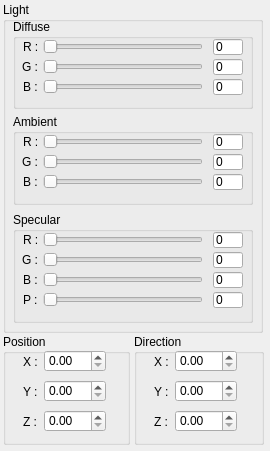
<?xml version="1.0" encoding="UTF-8"?>
<ui version="4.0">
 <class>LightDialog</class>
 <widget class="QDialog" name="LightDialog">
  <property name="geometry">
   <rect>
    <x>0</x>
    <y>0</y>
    <width>270</width>
    <height>451</height>
   </rect>
  </property>
  <property name="windowTitle">
   <string>Setting Light</string>
  </property>
  <widget class="QGroupBox" name="groupBox_3">
   <property name="geometry">
    <rect>
     <x>3</x>
     <y>2</y>
     <width>260</width>
     <height>331</height>
    </rect>
   </property>
   <property name="title">
    <string>Light</string>
   </property>
   <widget class="QGroupBox" name="groupBox_2">
    <property name="geometry">
     <rect>
      <x>10</x>
      <y>112</y>
      <width>240</width>
      <height>91</height>
     </rect>
    </property>
    <property name="title">
     <string>Ambient</string>
    </property>
    <widget class="QSlider" name="sliderAR">
     <property name="geometry">
      <rect>
       <x>30</x>
       <y>20</y>
       <width>160</width>
       <height>16</height>
      </rect>
     </property>
     <property name="maximum">
      <number>255</number>
     </property>
     <property name="orientation">
      <enum>Qt::Horizontal</enum>
     </property>
    </widget>
    <widget class="QLabel" name="label_7">
     <property name="geometry">
      <rect>
       <x>10</x>
       <y>20</y>
       <width>21</width>
       <height>16</height>
      </rect>
     </property>
     <property name="text">
      <string>R :</string>
     </property>
    </widget>
    <widget class="QLabel" name="label_8">
     <property name="geometry">
      <rect>
       <x>9</x>
       <y>40</y>
       <width>21</width>
       <height>16</height>
      </rect>
     </property>
     <property name="text">
      <string>G :</string>
     </property>
    </widget>
    <widget class="QLabel" name="label_9">
     <property name="geometry">
      <rect>
       <x>10</x>
       <y>60</y>
       <width>21</width>
       <height>16</height>
      </rect>
     </property>
     <property name="text">
      <string>B :</string>
     </property>
    </widget>
    <widget class="QSlider" name="sliderAG">
     <property name="geometry">
      <rect>
       <x>30</x>
       <y>40</y>
       <width>160</width>
       <height>16</height>
      </rect>
     </property>
     <property name="maximum">
      <number>255</number>
     </property>
     <property name="orientation">
      <enum>Qt::Horizontal</enum>
     </property>
    </widget>
    <widget class="QSlider" name="sliderAB">
     <property name="geometry">
      <rect>
       <x>30</x>
       <y>60</y>
       <width>160</width>
       <height>16</height>
      </rect>
     </property>
     <property name="maximum">
      <number>255</number>
     </property>
     <property name="orientation">
      <enum>Qt::Horizontal</enum>
     </property>
    </widget>
    <widget class="QLineEdit" name="editAR">
     <property name="geometry">
      <rect>
       <x>200</x>
       <y>20</y>
       <width>30</width>
       <height>16</height>
      </rect>
     </property>
     <property name="text">
      <string>0</string>
     </property>
    </widget>
    <widget class="QLineEdit" name="editAG">
     <property name="geometry">
      <rect>
       <x>200</x>
       <y>40</y>
       <width>30</width>
       <height>16</height>
      </rect>
     </property>
     <property name="text">
      <string>0</string>
     </property>
    </widget>
    <widget class="QLineEdit" name="editAB">
     <property name="geometry">
      <rect>
       <x>200</x>
       <y>60</y>
       <width>30</width>
       <height>16</height>
      </rect>
     </property>
     <property name="text">
      <string>0</string>
     </property>
    </widget>
   </widget>
   <widget class="QGroupBox" name="groupBox">
    <property name="geometry">
     <rect>
      <x>10</x>
      <y>17</y>
      <width>240</width>
      <height>90</height>
     </rect>
    </property>
    <property name="title">
     <string>Diffuse</string>
    </property>
    <widget class="QSlider" name="sliderDR">
     <property name="geometry">
      <rect>
       <x>30</x>
       <y>20</y>
       <width>160</width>
       <height>16</height>
      </rect>
     </property>
     <property name="maximum">
      <number>255</number>
     </property>
     <property name="orientation">
      <enum>Qt::Horizontal</enum>
     </property>
    </widget>
    <widget class="QLabel" name="label">
     <property name="geometry">
      <rect>
       <x>10</x>
       <y>20</y>
       <width>21</width>
       <height>16</height>
      </rect>
     </property>
     <property name="text">
      <string>R :</string>
     </property>
    </widget>
    <widget class="QLabel" name="label_2">
     <property name="geometry">
      <rect>
       <x>9</x>
       <y>40</y>
       <width>21</width>
       <height>16</height>
      </rect>
     </property>
     <property name="text">
      <string>G :</string>
     </property>
    </widget>
    <widget class="QLabel" name="label_3">
     <property name="geometry">
      <rect>
       <x>10</x>
       <y>60</y>
       <width>21</width>
       <height>16</height>
      </rect>
     </property>
     <property name="text">
      <string>B :</string>
     </property>
    </widget>
    <widget class="QSlider" name="sliderDG">
     <property name="geometry">
      <rect>
       <x>30</x>
       <y>40</y>
       <width>160</width>
       <height>16</height>
      </rect>
     </property>
     <property name="maximum">
      <number>255</number>
     </property>
     <property name="orientation">
      <enum>Qt::Horizontal</enum>
     </property>
    </widget>
    <widget class="QSlider" name="sliderDB">
     <property name="geometry">
      <rect>
       <x>30</x>
       <y>60</y>
       <width>160</width>
       <height>16</height>
      </rect>
     </property>
     <property name="maximum">
      <number>255</number>
     </property>
     <property name="orientation">
      <enum>Qt::Horizontal</enum>
     </property>
    </widget>
    <widget class="QLineEdit" name="editDR">
     <property name="geometry">
      <rect>
       <x>200</x>
       <y>20</y>
       <width>30</width>
       <height>16</height>
      </rect>
     </property>
     <property name="text">
      <string>0</string>
     </property>
    </widget>
    <widget class="QLineEdit" name="editDG">
     <property name="geometry">
      <rect>
       <x>200</x>
       <y>40</y>
       <width>30</width>
       <height>16</height>
      </rect>
     </property>
     <property name="text">
      <string>0</string>
     </property>
    </widget>
    <widget class="QLineEdit" name="editDB">
     <property name="geometry">
      <rect>
       <x>200</x>
       <y>60</y>
       <width>30</width>
       <height>16</height>
      </rect>
     </property>
     <property name="text">
      <string>0</string>
     </property>
    </widget>
   </widget>
   <widget class="QGroupBox" name="groupBox_5">
    <property name="geometry">
     <rect>
      <x>10</x>
      <y>210</y>
      <width>240</width>
      <height>111</height>
     </rect>
    </property>
    <property name="title">
     <string>Specular</string>
    </property>
    <widget class="QSlider" name="sliderSR">
     <property name="geometry">
      <rect>
       <x>30</x>
       <y>20</y>
       <width>160</width>
       <height>16</height>
      </rect>
     </property>
     <property name="maximum">
      <number>255</number>
     </property>
     <property name="orientation">
      <enum>Qt::Horizontal</enum>
     </property>
    </widget>
    <widget class="QLabel" name="label_22">
     <property name="geometry">
      <rect>
       <x>10</x>
       <y>20</y>
       <width>21</width>
       <height>16</height>
      </rect>
     </property>
     <property name="text">
      <string>R :</string>
     </property>
    </widget>
    <widget class="QLabel" name="label_23">
     <property name="geometry">
      <rect>
       <x>9</x>
       <y>40</y>
       <width>21</width>
       <height>16</height>
      </rect>
     </property>
     <property name="text">
      <string>G :</string>
     </property>
    </widget>
    <widget class="QLabel" name="label_24">
     <property name="geometry">
      <rect>
       <x>10</x>
       <y>60</y>
       <width>21</width>
       <height>16</height>
      </rect>
     </property>
     <property name="text">
      <string>B :</string>
     </property>
    </widget>
    <widget class="QSlider" name="sliderSG">
     <property name="geometry">
      <rect>
       <x>30</x>
       <y>40</y>
       <width>160</width>
       <height>16</height>
      </rect>
     </property>
     <property name="maximum">
      <number>255</number>
     </property>
     <property name="orientation">
      <enum>Qt::Horizontal</enum>
     </property>
    </widget>
    <widget class="QSlider" name="sliderSB">
     <property name="geometry">
      <rect>
       <x>30</x>
       <y>60</y>
       <width>160</width>
       <height>16</height>
      </rect>
     </property>
     <property name="maximum">
      <number>255</number>
     </property>
     <property name="orientation">
      <enum>Qt::Horizontal</enum>
     </property>
    </widget>
    <widget class="QLineEdit" name="editSR">
     <property name="geometry">
      <rect>
       <x>200</x>
       <y>20</y>
       <width>30</width>
       <height>16</height>
      </rect>
     </property>
     <property name="text">
      <string>0</string>
     </property>
    </widget>
    <widget class="QLineEdit" name="editSG">
     <property name="geometry">
      <rect>
       <x>200</x>
       <y>40</y>
       <width>30</width>
       <height>16</height>
      </rect>
     </property>
     <property name="text">
      <string>0</string>
     </property>
    </widget>
    <widget class="QLineEdit" name="editSB">
     <property name="geometry">
      <rect>
       <x>200</x>
       <y>60</y>
       <width>30</width>
       <height>16</height>
      </rect>
     </property>
     <property name="text">
      <string>0</string>
     </property>
    </widget>
    <widget class="QLabel" name="label_25">
     <property name="geometry">
      <rect>
       <x>10</x>
       <y>80</y>
       <width>21</width>
       <height>16</height>
      </rect>
     </property>
     <property name="text">
      <string>P :</string>
     </property>
    </widget>
    <widget class="QSlider" name="sliderPow">
     <property name="geometry">
      <rect>
       <x>30</x>
       <y>80</y>
       <width>160</width>
       <height>16</height>
      </rect>
     </property>
     <property name="maximum">
      <number>100</number>
     </property>
     <property name="orientation">
      <enum>Qt::Horizontal</enum>
     </property>
    </widget>
    <widget class="QLineEdit" name="editPow">
     <property name="geometry">
      <rect>
       <x>200</x>
       <y>80</y>
       <width>30</width>
       <height>16</height>
      </rect>
     </property>
     <property name="text">
      <string>0</string>
     </property>
    </widget>
   </widget>
  </widget>
  <widget class="QGroupBox" name="groupBox_6">
   <property name="geometry">
    <rect>
     <x>270</x>
     <y>1</y>
     <width>260</width>
     <height>430</height>
    </rect>
   </property>
   <property name="title">
    <string>Material</string>
   </property>
   <widget class="QGroupBox" name="groupBox_7">
    <property name="geometry">
     <rect>
      <x>10</x>
      <y>112</y>
      <width>240</width>
      <height>91</height>
     </rect>
    </property>
    <property name="title">
     <string>Ambient</string>
    </property>
    <widget class="QSlider" name="sliderMAR">
     <property name="geometry">
      <rect>
       <x>30</x>
       <y>20</y>
       <width>160</width>
       <height>16</height>
      </rect>
     </property>
     <property name="maximum">
      <number>255</number>
     </property>
     <property name="orientation">
      <enum>Qt::Horizontal</enum>
     </property>
    </widget>
    <widget class="QLabel" name="label_26">
     <property name="geometry">
      <rect>
       <x>10</x>
       <y>20</y>
       <width>21</width>
       <height>16</height>
      </rect>
     </property>
     <property name="text">
      <string>R :</string>
     </property>
    </widget>
    <widget class="QLabel" name="label_27">
     <property name="geometry">
      <rect>
       <x>9</x>
       <y>40</y>
       <width>21</width>
       <height>16</height>
      </rect>
     </property>
     <property name="text">
      <string>G :</string>
     </property>
    </widget>
    <widget class="QLabel" name="label_28">
     <property name="geometry">
      <rect>
       <x>10</x>
       <y>60</y>
       <width>21</width>
       <height>16</height>
      </rect>
     </property>
     <property name="text">
      <string>B :</string>
     </property>
    </widget>
    <widget class="QSlider" name="sliderMAG">
     <property name="geometry">
      <rect>
       <x>30</x>
       <y>40</y>
       <width>160</width>
       <height>16</height>
      </rect>
     </property>
     <property name="maximum">
      <number>255</number>
     </property>
     <property name="orientation">
      <enum>Qt::Horizontal</enum>
     </property>
    </widget>
    <widget class="QSlider" name="sliderMAB">
     <property name="geometry">
      <rect>
       <x>30</x>
       <y>60</y>
       <width>160</width>
       <height>16</height>
      </rect>
     </property>
     <property name="maximum">
      <number>255</number>
     </property>
     <property name="orientation">
      <enum>Qt::Horizontal</enum>
     </property>
    </widget>
    <widget class="QLineEdit" name="editMAR">
     <property name="geometry">
      <rect>
       <x>200</x>
       <y>20</y>
       <width>30</width>
       <height>16</height>
      </rect>
     </property>
     <property name="text">
      <string>0</string>
     </property>
    </widget>
    <widget class="QLineEdit" name="editMAG">
     <property name="geometry">
      <rect>
       <x>200</x>
       <y>40</y>
       <width>30</width>
       <height>16</height>
      </rect>
     </property>
     <property name="text">
      <string>0</string>
     </property>
    </widget>
    <widget class="QLineEdit" name="editMAB">
     <property name="geometry">
      <rect>
       <x>200</x>
       <y>60</y>
       <width>30</width>
       <height>16</height>
      </rect>
     </property>
     <property name="text">
      <string>0</string>
     </property>
    </widget>
   </widget>
   <widget class="QGroupBox" name="groupBox_8">
    <property name="geometry">
     <rect>
      <x>10</x>
      <y>17</y>
      <width>240</width>
      <height>90</height>
     </rect>
    </property>
    <property name="title">
     <string>Diffuse</string>
    </property>
    <widget class="QSlider" name="sliderMDR">
     <property name="geometry">
      <rect>
       <x>30</x>
       <y>20</y>
       <width>160</width>
       <height>16</height>
      </rect>
     </property>
     <property name="maximum">
      <number>255</number>
     </property>
     <property name="orientation">
      <enum>Qt::Horizontal</enum>
     </property>
    </widget>
    <widget class="QLabel" name="label_29">
     <property name="geometry">
      <rect>
       <x>10</x>
       <y>20</y>
       <width>21</width>
       <height>16</height>
      </rect>
     </property>
     <property name="text">
      <string>R :</string>
     </property>
    </widget>
    <widget class="QLabel" name="label_30">
     <property name="geometry">
      <rect>
       <x>9</x>
       <y>40</y>
       <width>21</width>
       <height>16</height>
      </rect>
     </property>
     <property name="text">
      <string>G :</string>
     </property>
    </widget>
    <widget class="QLabel" name="label_31">
     <property name="geometry">
      <rect>
       <x>10</x>
       <y>60</y>
       <width>21</width>
       <height>16</height>
      </rect>
     </property>
     <property name="text">
      <string>B :</string>
     </property>
    </widget>
    <widget class="QSlider" name="sliderMDG">
     <property name="geometry">
      <rect>
       <x>30</x>
       <y>40</y>
       <width>160</width>
       <height>16</height>
      </rect>
     </property>
     <property name="maximum">
      <number>255</number>
     </property>
     <property name="orientation">
      <enum>Qt::Horizontal</enum>
     </property>
    </widget>
    <widget class="QSlider" name="sliderMDB">
     <property name="geometry">
      <rect>
       <x>30</x>
       <y>60</y>
       <width>160</width>
       <height>16</height>
      </rect>
     </property>
     <property name="maximum">
      <number>255</number>
     </property>
     <property name="orientation">
      <enum>Qt::Horizontal</enum>
     </property>
    </widget>
    <widget class="QLineEdit" name="editMDR">
     <property name="geometry">
      <rect>
       <x>200</x>
       <y>20</y>
       <width>30</width>
       <height>16</height>
      </rect>
     </property>
     <property name="text">
      <string>0</string>
     </property>
    </widget>
    <widget class="QLineEdit" name="editMDG">
     <property name="geometry">
      <rect>
       <x>200</x>
       <y>40</y>
       <width>30</width>
       <height>16</height>
      </rect>
     </property>
     <property name="text">
      <string>0</string>
     </property>
    </widget>
    <widget class="QLineEdit" name="editMDB">
     <property name="geometry">
      <rect>
       <x>200</x>
       <y>60</y>
       <width>30</width>
       <height>16</height>
      </rect>
     </property>
     <property name="text">
      <string>0</string>
     </property>
    </widget>
   </widget>
   <widget class="QGroupBox" name="groupBox_9">
    <property name="geometry">
     <rect>
      <x>10</x>
      <y>210</y>
      <width>240</width>
      <height>91</height>
     </rect>
    </property>
    <property name="title">
     <string>Emissive</string>
    </property>
    <widget class="QSlider" name="sliderMER">
     <property name="geometry">
      <rect>
       <x>30</x>
       <y>20</y>
       <width>160</width>
       <height>16</height>
      </rect>
     </property>
     <property name="maximum">
      <number>255</number>
     </property>
     <property name="orientation">
      <enum>Qt::Horizontal</enum>
     </property>
    </widget>
    <widget class="QLabel" name="label_32">
     <property name="geometry">
      <rect>
       <x>10</x>
       <y>20</y>
       <width>21</width>
       <height>16</height>
      </rect>
     </property>
     <property name="text">
      <string>R :</string>
     </property>
    </widget>
    <widget class="QLabel" name="label_33">
     <property name="geometry">
      <rect>
       <x>9</x>
       <y>40</y>
       <width>21</width>
       <height>16</height>
      </rect>
     </property>
     <property name="text">
      <string>G :</string>
     </property>
    </widget>
    <widget class="QLabel" name="label_34">
     <property name="geometry">
      <rect>
       <x>10</x>
       <y>60</y>
       <width>21</width>
       <height>16</height>
      </rect>
     </property>
     <property name="text">
      <string>B :</string>
     </property>
    </widget>
    <widget class="QSlider" name="sliderMEG">
     <property name="geometry">
      <rect>
       <x>30</x>
       <y>40</y>
       <width>160</width>
       <height>16</height>
      </rect>
     </property>
     <property name="maximum">
      <number>255</number>
     </property>
     <property name="orientation">
      <enum>Qt::Horizontal</enum>
     </property>
    </widget>
    <widget class="QSlider" name="sliderMEB">
     <property name="geometry">
      <rect>
       <x>30</x>
       <y>60</y>
       <width>160</width>
       <height>16</height>
      </rect>
     </property>
     <property name="maximum">
      <number>255</number>
     </property>
     <property name="orientation">
      <enum>Qt::Horizontal</enum>
     </property>
    </widget>
    <widget class="QLineEdit" name="editMER">
     <property name="geometry">
      <rect>
       <x>200</x>
       <y>20</y>
       <width>30</width>
       <height>16</height>
      </rect>
     </property>
     <property name="text">
      <string>0</string>
     </property>
    </widget>
    <widget class="QLineEdit" name="editMEG">
     <property name="geometry">
      <rect>
       <x>200</x>
       <y>40</y>
       <width>30</width>
       <height>16</height>
      </rect>
     </property>
     <property name="text">
      <string>0</string>
     </property>
    </widget>
    <widget class="QLineEdit" name="editMEB">
     <property name="geometry">
      <rect>
       <x>200</x>
       <y>60</y>
       <width>30</width>
       <height>16</height>
      </rect>
     </property>
     <property name="text">
      <string>0</string>
     </property>
    </widget>
   </widget>
   <widget class="QGroupBox" name="groupBox_10">
    <property name="geometry">
     <rect>
      <x>10</x>
      <y>310</y>
      <width>240</width>
      <height>111</height>
     </rect>
    </property>
    <property name="title">
     <string>Specular</string>
    </property>
    <widget class="QSlider" name="sliderMSR">
     <property name="geometry">
      <rect>
       <x>30</x>
       <y>20</y>
       <width>160</width>
       <height>16</height>
      </rect>
     </property>
     <property name="maximum">
      <number>255</number>
     </property>
     <property name="orientation">
      <enum>Qt::Horizontal</enum>
     </property>
    </widget>
    <widget class="QLabel" name="label_35">
     <property name="geometry">
      <rect>
       <x>10</x>
       <y>20</y>
       <width>21</width>
       <height>16</height>
      </rect>
     </property>
     <property name="text">
      <string>R :</string>
     </property>
    </widget>
    <widget class="QLabel" name="label_36">
     <property name="geometry">
      <rect>
       <x>9</x>
       <y>40</y>
       <width>21</width>
       <height>16</height>
      </rect>
     </property>
     <property name="text">
      <string>G :</string>
     </property>
    </widget>
    <widget class="QLabel" name="label_37">
     <property name="geometry">
      <rect>
       <x>10</x>
       <y>60</y>
       <width>21</width>
       <height>16</height>
      </rect>
     </property>
     <property name="text">
      <string>B :</string>
     </property>
    </widget>
    <widget class="QSlider" name="sliderMSG">
     <property name="geometry">
      <rect>
       <x>30</x>
       <y>40</y>
       <width>160</width>
       <height>16</height>
      </rect>
     </property>
     <property name="maximum">
      <number>255</number>
     </property>
     <property name="orientation">
      <enum>Qt::Horizontal</enum>
     </property>
    </widget>
    <widget class="QSlider" name="sliderMSB">
     <property name="geometry">
      <rect>
       <x>30</x>
       <y>60</y>
       <width>160</width>
       <height>16</height>
      </rect>
     </property>
     <property name="maximum">
      <number>255</number>
     </property>
     <property name="orientation">
      <enum>Qt::Horizontal</enum>
     </property>
    </widget>
    <widget class="QLineEdit" name="editMSR">
     <property name="geometry">
      <rect>
       <x>200</x>
       <y>20</y>
       <width>30</width>
       <height>16</height>
      </rect>
     </property>
     <property name="text">
      <string>0</string>
     </property>
    </widget>
    <widget class="QLineEdit" name="editMSG">
     <property name="geometry">
      <rect>
       <x>200</x>
       <y>40</y>
       <width>30</width>
       <height>16</height>
      </rect>
     </property>
     <property name="text">
      <string>0</string>
     </property>
    </widget>
    <widget class="QLineEdit" name="editMSB">
     <property name="geometry">
      <rect>
       <x>200</x>
       <y>60</y>
       <width>30</width>
       <height>16</height>
      </rect>
     </property>
     <property name="text">
      <string>0</string>
     </property>
    </widget>
    <widget class="QLabel" name="label_38">
     <property name="geometry">
      <rect>
       <x>10</x>
       <y>80</y>
       <width>21</width>
       <height>16</height>
      </rect>
     </property>
     <property name="text">
      <string>P :</string>
     </property>
    </widget>
    <widget class="QSlider" name="sliderMPow">
     <property name="geometry">
      <rect>
       <x>30</x>
       <y>80</y>
       <width>160</width>
       <height>16</height>
      </rect>
     </property>
     <property name="maximum">
      <number>100</number>
     </property>
     <property name="orientation">
      <enum>Qt::Horizontal</enum>
     </property>
    </widget>
    <widget class="QLineEdit" name="editMPow">
     <property name="geometry">
      <rect>
       <x>200</x>
       <y>80</y>
       <width>30</width>
       <height>16</height>
      </rect>
     </property>
     <property name="text">
      <string>0</string>
     </property>
    </widget>
   </widget>
  </widget>
  <widget class="QGroupBox" name="groupBox_11">
   <property name="geometry">
    <rect>
     <x>3</x>
     <y>334</y>
     <width>127</width>
     <height>111</height>
    </rect>
   </property>
   <property name="title">
    <string>Position</string>
   </property>
   <widget class="QLabel" name="label_4">
    <property name="geometry">
     <rect>
      <x>20</x>
      <y>20</y>
      <width>21</width>
      <height>16</height>
     </rect>
    </property>
    <property name="text">
     <string>X : </string>
    </property>
   </widget>
   <widget class="QDoubleSpinBox" name="spinPosX">
    <property name="geometry">
     <rect>
      <x>41</x>
      <y>16</y>
      <width>62</width>
      <height>22</height>
     </rect>
    </property>
   </widget>
   <widget class="QDoubleSpinBox" name="spinPosY">
    <property name="geometry">
     <rect>
      <x>41</x>
      <y>46</y>
      <width>62</width>
      <height>22</height>
     </rect>
    </property>
   </widget>
   <widget class="QLabel" name="label_5">
    <property name="geometry">
     <rect>
      <x>20</x>
      <y>50</y>
      <width>21</width>
      <height>16</height>
     </rect>
    </property>
    <property name="text">
     <string>Y : </string>
    </property>
   </widget>
   <widget class="QDoubleSpinBox" name="spinPosZ">
    <property name="geometry">
     <rect>
      <x>41</x>
      <y>76</y>
      <width>62</width>
      <height>22</height>
     </rect>
    </property>
   </widget>
   <widget class="QLabel" name="label_6">
    <property name="geometry">
     <rect>
      <x>20</x>
      <y>80</y>
      <width>21</width>
      <height>16</height>
     </rect>
    </property>
    <property name="text">
     <string>Z : </string>
    </property>
   </widget>
  </widget>
  <widget class="QGroupBox" name="groupBox_12">
   <property name="geometry">
    <rect>
     <x>134</x>
     <y>334</y>
     <width>130</width>
     <height>111</height>
    </rect>
   </property>
   <property name="title">
    <string>Direction</string>
   </property>
   <widget class="QLabel" name="label_19">
    <property name="geometry">
     <rect>
      <x>20</x>
      <y>20</y>
      <width>21</width>
      <height>16</height>
     </rect>
    </property>
    <property name="text">
     <string>X : </string>
    </property>
   </widget>
   <widget class="QDoubleSpinBox" name="spinDirX">
    <property name="geometry">
     <rect>
      <x>41</x>
      <y>16</y>
      <width>62</width>
      <height>22</height>
     </rect>
    </property>
   </widget>
   <widget class="QDoubleSpinBox" name="spinDirY">
    <property name="geometry">
     <rect>
      <x>41</x>
      <y>46</y>
      <width>62</width>
      <height>22</height>
     </rect>
    </property>
   </widget>
   <widget class="QLabel" name="label_20">
    <property name="geometry">
     <rect>
      <x>20</x>
      <y>50</y>
      <width>21</width>
      <height>16</height>
     </rect>
    </property>
    <property name="text">
     <string>Y : </string>
    </property>
   </widget>
   <widget class="QDoubleSpinBox" name="spinDirZ">
    <property name="geometry">
     <rect>
      <x>41</x>
      <y>76</y>
      <width>62</width>
      <height>22</height>
     </rect>
    </property>
   </widget>
   <widget class="QLabel" name="label_21">
    <property name="geometry">
     <rect>
      <x>20</x>
      <y>80</y>
      <width>21</width>
      <height>16</height>
     </rect>
    </property>
    <property name="text">
     <string>Z : </string>
    </property>
   </widget>
  </widget>
 </widget>
 <resources/>
 <connections/>
</ui>
